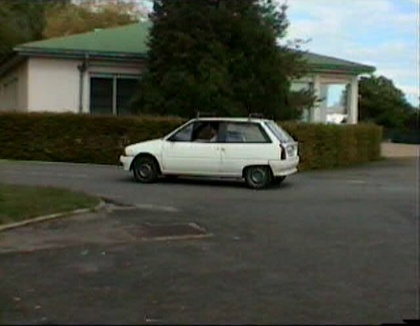
%> input picture ENGN2605/Zhuo Wang_Lab04/Images/problem_2/car/carseq900.jpg, 420 x 326 px, shrunk from 640 x 496 before the run; its folder holds only this picture in this run
$ octave P2.m   (GNU Octave 9; MATLAB toolbox functions it lacks are replaced by stand-ins)
%> lines starting %> are read from the running program, lines starting %| are printed output that depends on the picture; in (x1, y1, x2, y2) boxes, pixels count from 0 and x2, y2 are one past the last pixel; in counts of white or black regions, pixels touching at a corner belong together; the program's own positions count from 1
close all;
clc;
clear;

imPath = 'Images\problem_2\car'; imExt = 'jpg';

if isdir(imPath) == 0
    error('User error : The image directory does not exist');
end

filearray = dir([imPath filesep '*.' imExt]);
NumImages = size(filearray,1);
if NumImages < 0
    error('No image in the directory');
end

disp('Loading image files from the video sequence, please be patient...');

imgname = [imPath filesep filearray(1).name];
I = imread(imgname);
%> I is the input picture: size 326x420x3 uint8; mean R, G, B 73.7, 77.1, 66.1
if size(I, 3)==3
   I = rgb2gray(I);
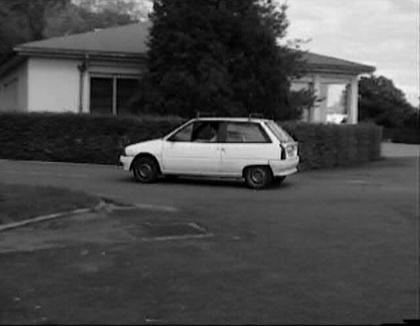
%> I: size 326x420 uint8; min 0, max 251, mean 74.8
end
VIDEO_WIDTH = size(I,2);
%> VIDEO_WIDTH = 420
VIDEO_HEIGHT = size(I,1);
%> VIDEO_HEIGHT = 326

ImSeq = zeros(VIDEO_HEIGHT, VIDEO_WIDTH, NumImages);
for i=1:NumImages
    imgname = [imPath filesep filearray(i).name];
    img = imread(imgname);
    img = rgb2gray(img);
    ImSeq(:,:,i) = img;
end
disp(' ... OK!');

scc = strong_corner_detector(ImSeq(:,:,1));

[row, col] = find(scc == 1);

prow = row;
pcol = col;

for n = 1:NumImages-1
    Frame = ImSeq(:,:,n);
    [dx, dy] = gradient(Frame);

    figure(1);
    imshow(Frame/256);
    hold on;
    plot(pcol, prow,'ro','MarkerSize', 3.5, 'MarkerFaceColor','auto');

    for i = 1:length(row)
        px = prow(i);
        py = pcol(i);

        m = 5;
        [Y, X] = meshgrid(px - m:px + m, py - m:py + m);


        extrapval = 0;

        W0 = interp2(Frame, X, Y, 'linear', extrapval);

        Ix = interp2(dx, X, Y, 'linear', extrapval);
        Iy = interp2(dy, X, Y, 'linear', extrapval);

        M = [sum(Ix(:).^2), sum(Ix(:).*Iy(:)); sum(Ix(:).*Iy(:)), sum(Iy(:).^2)];

        v0 = [0; 0];

        K = 15;

        NextFrame = ImSeq(:,:,(n+1));

        for k=1:K
            vk = v0;

            X = X + vk(1,1);
            Y = Y + vk(2,1);

            wki = interp2(NextFrame, X, Y, 'linear', extrapval);

            oI = W0 - wki;

            b_bar = [sum(oI(:).*Ix(:)); sum(oI(:).*Iy(:))];

            nk = (inv(M))*b_bar;

            vk = vk + nk;

            if norm(nk) < 0.01
                break;
            end

        end

        px = px + vk(1,1);
        py = py + vk(2,1);

        prow(i,1) = px;
        pcol(i,1) = py;

    end


end

function corners = strong_corner_detector(image)

    if size(image, 3) == 3
        image = im2double(rgb2gray(image));
    else
        image = im2double(image);
    end

    sigma1 = 0.7;
    % For the window size of the Gaussians, use ⌈6σ⌉. Make it an odd number by adding 1 to it if necessary.
    ws = int8(6.*sigma1)+1;
    ws = double(ws);
    [x, y] = meshgrid(-(ws-1)/2:(ws-1)/2, -(ws-1)/2:(ws-1)/2);

    Gx = exp(-(x.^2 + y.^2) / (2*sigma1^2)) .* (-x / (2*pi*sigma1^4));
    fx = conv2(image, Gx, 'same');
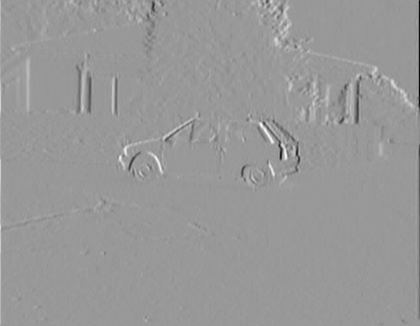
%> fx: size 326x420 double; min -109.4, max 73.49, mean 0.1; drawn with min black and max white

    Gy = exp(-(x.^2 + y.^2) / (2*sigma1^2)) .* (-y / (2*pi*sigma1^4));
    fy = conv2(image, Gy, 'same');
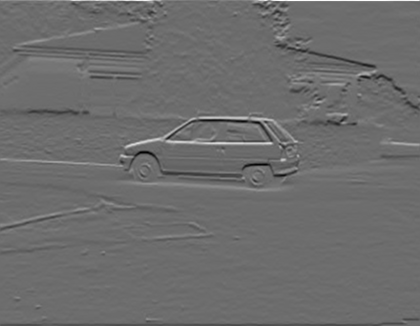
%> fy: size 326x420 double; min -80.04, max 106.3, mean -0.2; drawn with min black and max white

    fxp2 = fx.^2;

    fyp2 = fy.^2;

    fxfy = fx.*fx;

    sigma2 = 2.0;

    sfxp2 = imgaussfilt(fxp2, sigma2);
    sfyp2 = imgaussfilt(fyp2, sigma2);
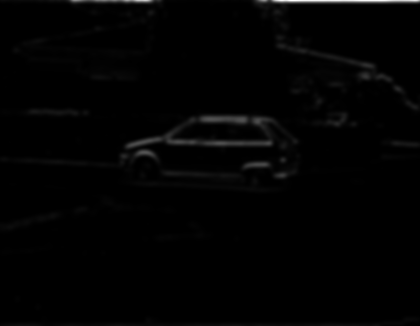
%> sfyp2: size 326x420 double; min 0.0115, max 6749.5, mean 78.6; drawn with min black and max white
    sfxfy = imgaussfilt(fxfy, sigma2);

    M = [sfxp2, sfxfy; sfxfy, sfyp2];

    a = 0.04;

    R = (sfxp2 .* sfyp2 - sfxfy.^2) - 0.04 * (sfxp2 + sfyp2).^2;

    [rows, cols] = size(R);
%> rows = 326; cols = 420

    corner_markers = zeros(rows, cols);

    neighborhood_offsets = [-1, -1; -1, 0; -1, 1; 0, -1; 0, 0; 0, 1; 1, -1; 1, 0; 1, 1];

    [maxr, ~] = max(R(:));
%> maxr = 4626546.3

    R0 = maxr.*0.01;
%> R0 = 46265.5

    for x = 2:rows-1
        for y = 2:cols-1
            current_R = R(x, y);

            is_local_max = true;

            for i = 1:9

                neighbor_x = x + neighborhood_offsets(i, 1);
                neighbor_y = y + neighborhood_offsets(i, 2);

                neighbor_R = R(neighbor_x, neighbor_y);

                if neighbor_R > current_R
                    is_local_max = false;
                    break;
                end
            end

            if is_local_max && (current_R > R0)
                corner_markers(x, y) = 1;
            end

        end
    end
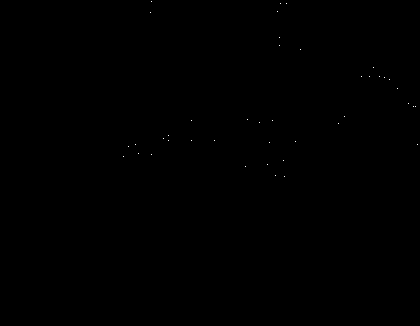
%> corner_markers: size 326x420 double; values 0 (black) and 1 (white), 0.03% white in thin lines or dots, all inside (x1, y1, x2, y2) = (123, 1, 418, 177)

    [rows, cols] = size(R);

    sc = zeros(rows,cols);

    [row, col] = find(corner_markers == 1);
%> row = 42 values from 2 to 177; col = 42 values from 124 to 418

    sc(row, col) = R(row, col);
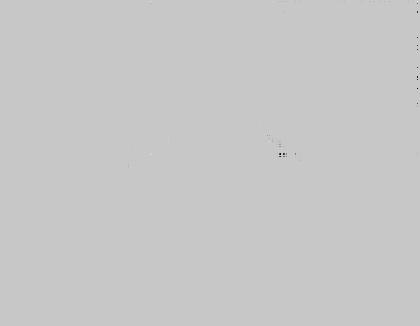
%> sc: size 326x420 double; min -6903947.8, max 1935469.2, mean -1172.5; drawn with min black and max white

    fsc = sc(:);

    rfsc = sort(fsc, 'descend');

    tw = rfsc(20);
%> tw = 276062.5

    for i=1:rows
        for j=1:cols
            if sc(i, j)>=tw
                sc(i, j)=1;
            else
                sc(i,j)=0;
            end
        end
    end
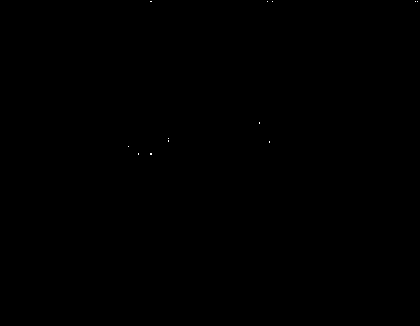
%> sc: size 326x420 double; values 0 (black) and 1 (white), 0.01% white in thin lines or dots, all inside (x1, y1, x2, y2) = (128, 1, 418, 155)
%> `[row, col] = find(scc == 1);`: row = 20 values from 2 to 155; col = 20 values from 129 to 418
%> `prow = row;`: prow = 20 values, max 155 at index 3, min 2 at index 4, mean 102
%> `pcol = col;`: pcol = 20 values from 129 to 418

    corners = sc;

end

$ run again, on ENGN2605/Zhuo Wang_Lab04/Images/problem_2/car/carseq904.jpg
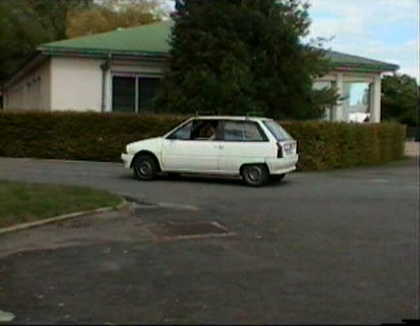
%> input picture ENGN2605/Zhuo Wang_Lab04/Images/problem_2/car/carseq904.jpg, 420 x 326 px, shrunk from 640 x 496 before the run
%> I is the input picture: size 326x420x3 uint8; mean R, G, B 72.1, 74.8, 62.5
%> I: size 326x420 uint8
%> in strong_corner_detector, `fy = conv2(image, Gy, 'same');`:
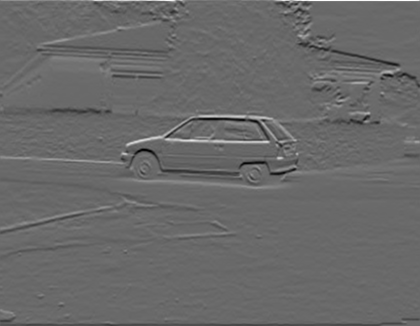
%> fy: size 326x420 double; min -75.78, max 106.6, mean -0.2; drawn with min black and max white
%> in strong_corner_detector, `M = [sfxp2, sfxfy; sfxfy, sfyp2];`:
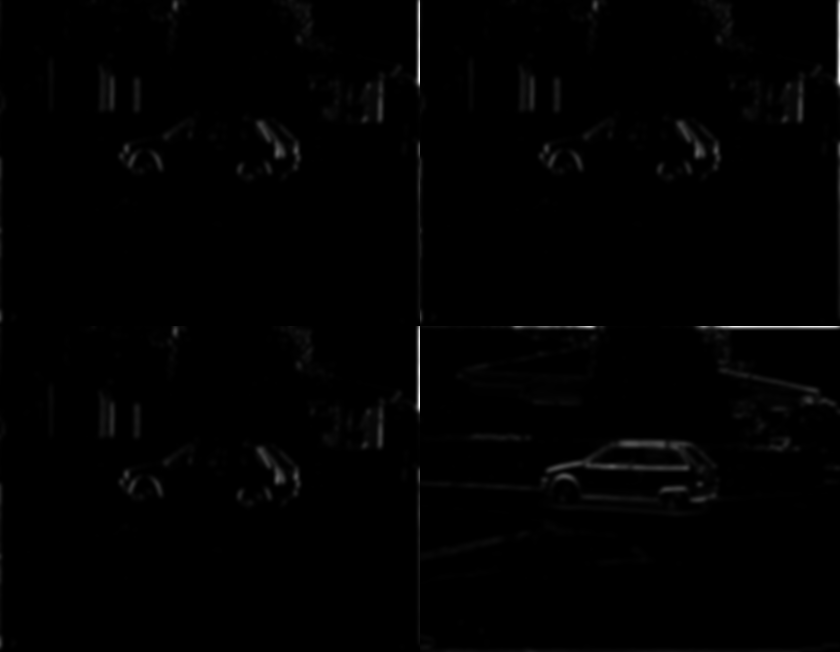
%> M: size 652x840 double; min 0.000244, max 7328.7, mean 52.7; drawn with min black and max white
%> maxr = 4132009.6
%> R0 = 41320.1
%> in strong_corner_detector, `[row, col] = find(corner_markers == 1);`: row = 43 values from 2 to 175; col = 43 values from 125 to 414
%> tw = 263616.8
%> `[row, col] = find(scc == 1);`: row = 20 values from 2 to 165; col = 20 values from 130 to 284
%> prow = 20 values, max 165 at index 11, min 2 at index 9, mean 100.9
%> pcol = 20 values from 130 to 284

$ run again, on ENGN2605/Zhuo Wang_Lab04/Images/problem_2/car/carseq906.jpg
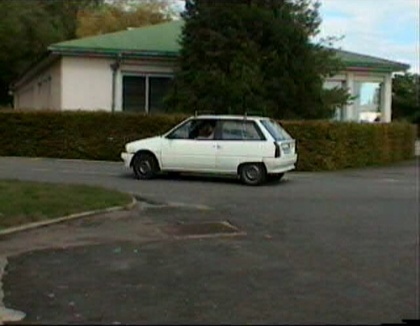
%> input picture ENGN2605/Zhuo Wang_Lab04/Images/problem_2/car/carseq906.jpg, 420 x 326 px, shrunk from 640 x 496 before the run
%> I is the input picture: size 326x420x3 uint8; mean R, G, B 71.8, 74.7, 61.8
%> I: size 326x420 uint8
%> in strong_corner_detector, `fy = conv2(image, Gy, 'same');`:
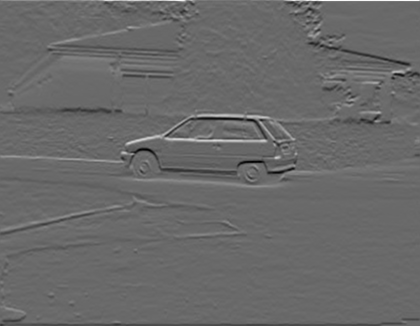
%> fy: size 326x420 double; min -77.73, max 109.3, mean -0.2; drawn with min black and max white
%> in strong_corner_detector, `M = [sfxp2, sfxfy; sfxfy, sfyp2];`:
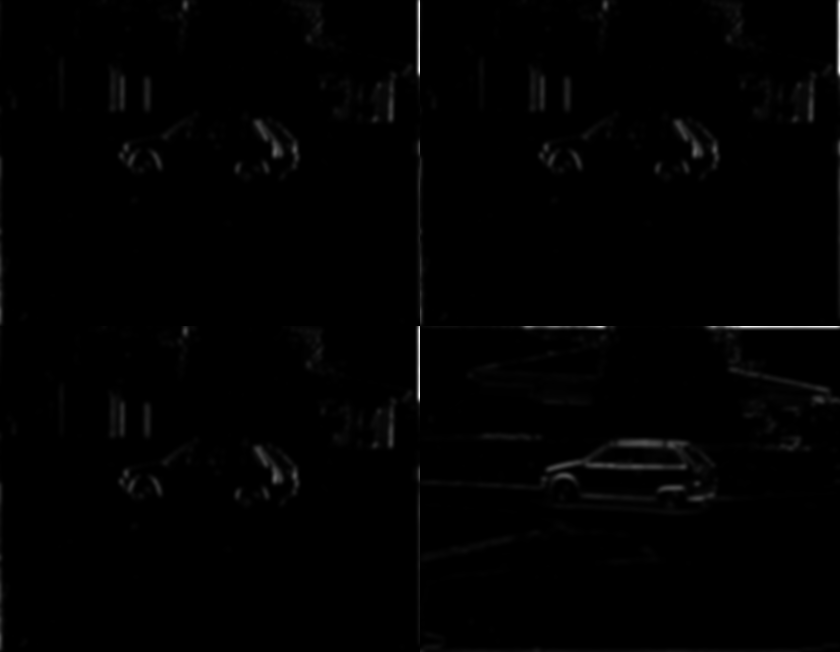
%> M: size 652x840 double; min 0.00267, max 7252.1, mean 53; drawn with min black and max white
%> maxr = 5623102.9
%> R0 = 56231
%> in strong_corner_detector, `[row, col] = find(corner_markers == 1);`: row = 42 values from 2 to 174; col = 42 values from 125 to 416
%> tw = 249821.3
%> `[row, col] = find(scc == 1);`: row = 20 values from 2 to 164; col = 20 values from 129 to 416
%> prow = 20 values, max 164 at index 9, min 2 at index 18, mean 112.5
%> pcol = 20 values from 129 to 416
